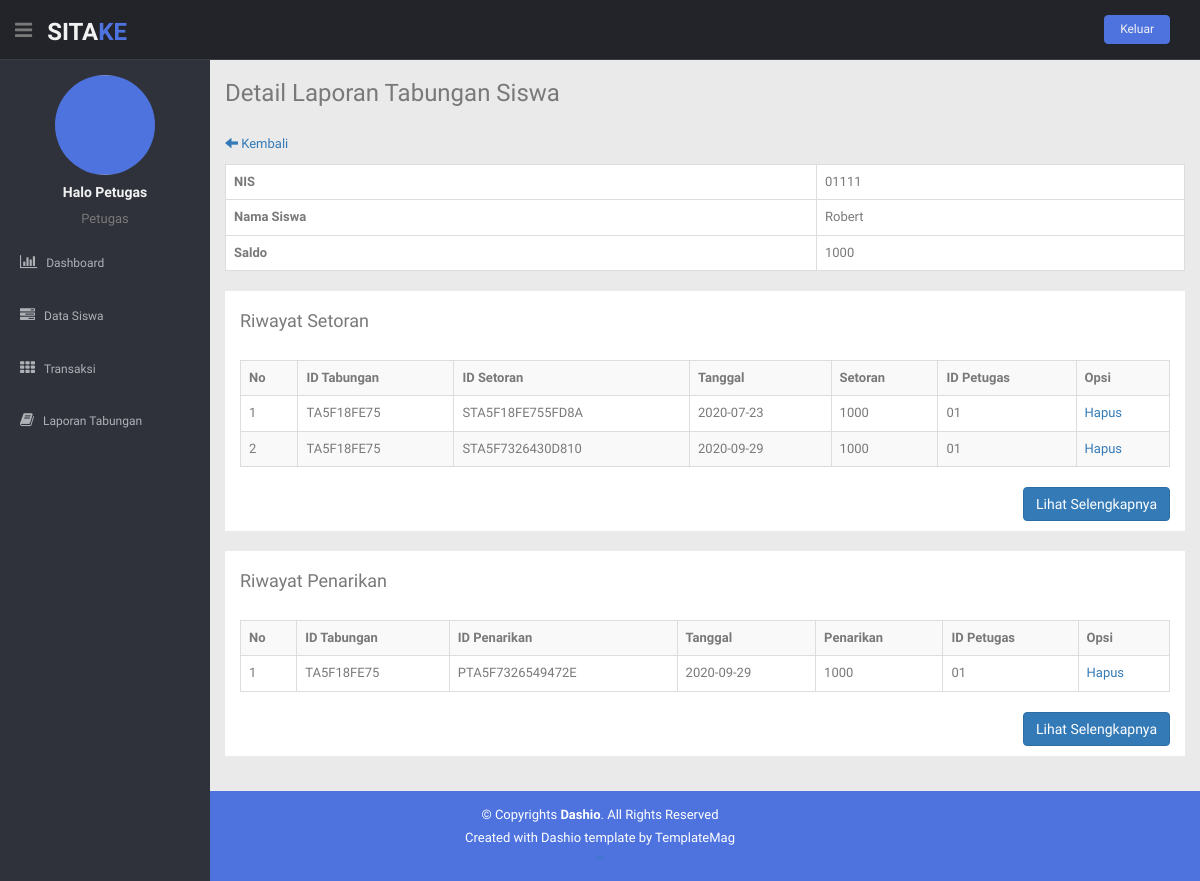
The app's page /panelpetugas/detail-laporan.php?id_tabungan=TA5F18FE75 (signed in) with its own data.
### tables this page shows
CREATE TABLE `petugas` (
  `id_petugas` char(5) NOT NULL,
  `foto_petugas` varchar(200) NOT NULL,
  `nama_petugas` varchar(50) NOT NULL,
  `alamat_petugas` text NOT NULL,
  `telepon_petugas` varchar(15) NOT NULL,
  `jk_petugas` varchar(20) NOT NULL,
  `user_petugas` varchar(20) NOT NULL,
  `pass` varchar(50) NOT NULL,
  `level` varchar(10) NOT NULL,
  `id_status` char(5) NOT NULL
);

CREATE TABLE `tabungan` (
  `id_tabungan` char(10) NOT NULL,
  `nis` char(15) NOT NULL,
  `saldo` varchar(100) NOT NULL
);

CREATE TABLE `siswa` (
  `nis` char(15) NOT NULL,
  `foto_siswa` varchar(200) NOT NULL,
  `nama_siswa` varchar(50) NOT NULL,
  `alamat_siswa` text NOT NULL,
  `jk_siswa` varchar(20) NOT NULL,
  `telepon_siswa` varchar(15) NOT NULL,
  `user_siswa` varchar(20) NOT NULL,
  `pass` varchar(50) NOT NULL,
  `level` varchar(10) NOT NULL
);

CREATE TABLE `setoran` (
  `id_setoran` char(30) NOT NULL,
  `id_tabungan` char(10) NOT NULL,
  `tanggal` date NOT NULL,
  `setoran` varchar(100) NOT NULL,
  `id_petugas` char(5) NOT NULL
);

CREATE TABLE `penarikan` (
  `id_penarikan` char(30) NOT NULL,
  `id_tabungan` char(10) NOT NULL,
  `tanggal` date NOT NULL,
  `penarikan` varchar(100) NOT NULL,
  `id_petugas` char(5) NOT NULL
);

### panelpetugas/detail-laporan.php (the view, shortened to what this page needs)
<?php
include("includers/header.php");
include("includers/navbar.php");
include ("../koneksi/koneksi.php");
?>
<section id="main-content">
	<section class="wrapper site-min-height">
		<h3>Detail Laporan Tabungan Siswa</h3>
		<div class="row mt">
			<div class="col-lg-12">
				<br>
				<p style='margin-bottom:10px;'><a href='laporan.php'><i class='glyphicon glyphicon-arrow-left'></i> Kembali</a></p>
				<table class="table table-bordered" style="background-color: #fff">
					<?php
					$idtab = $_GET['id_tabungan'];
					$sql = "SELECT A.nis, A.saldo, B.nama_siswa FROM tabungan AS A INNER JOIN siswa AS B ON (A.nis = B.nis) WHERE A.id_tabungan = '$idtab'";
					$query = mysqli_query($koneksi, $sql);
					if(mysqli_num_rows($query) == 0){
						echo '<tr><td colspan="2"><center>Tidak ada data!</center></td></tr>';
					}else{
						while ($data = mysqli_fetch_assoc($query)) {
							echo "<tr>";
							echo "<td><b>NIS</b></td>";
							echo "<td>".$data['nis']."</td>";
							echo "</tr>";
							echo "<tr>";
							echo "<td><b>Nama Siswa</b></td>";
							echo "<td>".$data['nama_siswa']."</td>";
							echo "</tr>";
							echo "<tr>";
							echo "<td><b>Saldo</b></td>";
							echo "<td>".$data['saldo']."</td>";
							echo "</tr>";
						}
					}
					?>
				</table>
				<div class="container-fluid" style="background-color: #fff; padding-top: 10px; margin-bottom: 20px; padding-bottom: 10px;">
					<h4>Riwayat Setoran</h4><br>
					<div class="table-responsive">
						<table class="table table-bordered table-hover table-striped">
							<tr>
								<th>No</th>
								<th>ID Tabungan</th>
								<th>ID Setoran</th>
								<th>Tanggal</th>
								<th>Setoran</th>
								<th>ID Petugas</th>
								<th>Opsi</th>
							</tr>
							<?php
							$mulai = 0;
							$tujuan = 5;
							if(isset($_GET['halaman'])) {
								$hal = $_GET['halaman'];
								$mulai = ($hal*$tujuan)-$tujuan;
							} else {
								$mulai = 0;
							}
							$idtab = $_GET['id_tabungan'];
							$sql = "SELECT * FROM setoran WHERE id_tabungan = '$idtab' limit $mulai,$tujuan";
							$query = mysqli_query($koneksi, $sql);
							if(mysqli_num_rows($query) == 0){
								echo '<tr><td colspan="7"><center>Tidak ada data!</center></td></tr>';
							}else{
								$no = 1+$mulai;
								while ($data = mysqli_fetch_assoc($query)) {
									echo "<tr>";
									echo "<td>$no</td>";
									echo "<td>".$data['id_tabungan']."</td>";
									echo "<td>".$data['id_setoran']."</td>";
									echo "<td>".$data['tanggal']."</td>";
									echo "<td>".$data['setoran']."</td>";
									echo "<td>".$data['id_petugas']."</td>";
									echo "<td><a href='#' onclick=\"javascript: if(confirm('Apakah data setoran tabungan dengan ID Tabungan $data[id_tabungan] mau dihapus?')==true){ window.location.href='hapus_setoran.php?aksi=hapus&id_setoran=$data[id_setoran]'; } \">Hapus</a></td>";
									echo "</tr>";
									$no++;
								}
							}
							?>
						</table>
					</div>
					<div style="text-align: right;">
						<?php
						$idtab = $_GET['id_tabungan'];
						echo '<a class="btn btn-primary btn-tambah"  href="detail_setoran_siswa.php?id_tabungan='.$idtab.'">Lihat Selengkapnya</a>';
						?>
					</div>
				</div>
				<div class="container-fluid" style="background-color: #fff; padding-top: 10px; margin-bottom: 20px; padding-bottom: 10px;">
					<h4>Riwayat Penarikan</h4><br>
					<div class="table-responsive">
						<table class="table table-bordered table-hover table-striped">
							<tr>
								<th>No</th>
								<th>ID Tabungan</th>
								<th>ID Penarikan</th>
								<th>Tanggal</th>
								<th>Penarikan</th>
								<th>ID Petugas</th>
								<th>Opsi</th>
							</tr>
							<?php
							$mulai = 0;
							$tujuan = 5;
							if(isset($_GET['halaman'])) {
								$hal = $_GET['halaman'];
								$mulai = ($hal*$tujuan)-$tujuan;
							} else {
								$mulai = 0;
							}
							$idtab = $_GET['id_tabungan'];
							$sql = "SELECT * FROM penarikan WHERE id_tabungan = '$idtab' limit $mulai,$tujuan";
							$query = mysqli_query($koneksi, $sql);
							if(mysqli_num_rows($query) == 0){
								echo '<tr><td colspan="7"><center>Tidak ada data!</center></td></tr>';
							}else{
								$no = 1+$mulai;
								while ($data = mysqli_fetch_assoc($query)) {
									echo "<tr>";
									echo "<td>$no</td>";
									echo "<td>".$data['id_tabungan']."</td>";
									echo "<td>".$data['id_penarikan']."</td>";
									echo "<td>".$data['tanggal']."</td>";
									echo "<td>".$data['penarikan']."</td>";
									echo "<td>".$data['id_petugas']."</td>";
									echo "<td><a href='#' onclick=\"javascript: if(confirm('Apakah data setoran tabungan dengan ID Tabungan $data[id_tabungan] mau dihapus?')==true){ window.location.href='hapus_penarikan.php?aksi=hapus&id_penarikan=$data[id_penarikan]'; } \">Hapus</a></td>";
									echo "</tr>";
									$no++;
								}
							}
							?>
						</table>
					</div>
					<div style="text-align: right;">
						<?php
						$idtab = $_GET['id_tabungan'];
						echo '<a class="btn btn-primary btn-tambah"  href="detail_penarikan_siswa.php?id_tabungan='.$idtab.'">Lihat Selengkapnya</a>';
						?>
					</div>
				</div>
			</div>
		</div>
	</section>
</section>
<?php
include("includers/footer.php");
?>

### panelpetugas/includers/header.php (shortened to what this page needs)
<!DOCTYPE html>
<html lang="en">
<head>
  <link href="lib/bootstrap/css/bootstrap.min.css" rel="stylesheet">
  <link href="lib/font-awesome/css/font-awesome.css" rel="stylesheet" />
  <link href="css/style.css" rel="stylesheet">
  <link href="css/style-responsive.css" rel="stylesheet">
  </head>
  <body>
    <section id="container">

### panelpetugas/includers/navbar.php (shortened to what this page needs)
<header class="header black-bg">
  <div class="sidebar-toggle-box">
    <div class="fa fa-bars tooltips" data-placement="right" data-original-title="Toggle Navigation"></div>
  </div>
  <a href="index.php" class="logo"><b>SITA<span>KE</span></b></a>
  <div class="top-menu">
    <ul class="nav pull-right top-menu">
      <li><button class="logout" type="submit" onClick='return confirmSubmit()'>Keluar</button></li>
    </ul>
  </div>
</header>
<aside>
  <div id="sidebar" class="nav-collapse ">
    <ul class="sidebar-menu" id="nav-accordion">
      <?php
      include '../koneksi/koneksi.php';
      $idpetugas = $_SESSION['idpetugas'];
      $data = mysqli_query($koneksi,"SELECT * FROM petugas where id_petugas='$idpetugas'");
      $query = mysqli_fetch_array($data);
      echo "<p class='centered'><img src='../paneladmin/$query[foto_petugas]' class='img-circle' width='100' height='100'</p>";
      echo "<h5 class='centered'>".$query['nama_petugas']."</h5>";
      echo "<p class='centered'>".$query['level']."</p>";
      ?>
      <li class="mt">
        <a href="index.php">
          <i class="fa fa-bar-chart-o"></i>
          <span>Dashboard</span>
        </a>
      </li>
      <li>
        <a href="data-siswa.php">
          <i class="fa fa-tasks"></i>
          <span>Data Siswa</span>
        </a>
      </li>
      <li class="sub-menu">
        <a href="javascript:;">
          <i class="fa fa-th"></i>
          <span>Transaksi</span>
        </a>
      </li>
      <li>
        <a href="laporan.php">
          <i class="fa fa-book"></i>
          <span>Laporan Tabungan</span>
        </a>
      </li>
    </ul>
  </div>
</aside>

### panelpetugas/includers/footer.php
<footer class="site-footer">
  <div class="text-center">
    <p>
      &copy; Copyrights <strong>Dashio</strong>. All Rights Reserved
    </p>
    <div class="credits">      Created with Dashio template by <a href="https://templatemag.com/">TemplateMag</a>
    </div>
    <a href="blank.html#" class="go-top">
      <i class="fa fa-angle-up"></i>
    </a>
  </div>
</footer>
</section>
</body>
</html>

### panelpetugas/css/style.css (style rules this page uses)
body { color: #797979; background: #eaeaea; font-family: 'Ruda', sans-serif; padding: 0px !important; margin: 0px !important; font-size:13px; }
ul li { list-style: none; }
a, a:hover, a:focus { text-decoration: none; outline: none; }
#container { width: 100%; height: 100%; }
.centered { text-align: center; }
.mt { margin-top: 5px; }
ul.top-menu > li > .logout { color: #f2f2f2; font-size: 12px; border-radius: 4px; -webkit-border-radius: 4px; border: 1px solid #4e73df !important; padding: 5px 15px; margin-right: 15px; background: #4e73df; margin-top: 15px; }
#sidebar { width: 210px; height: 100%; position: fixed; background: #2f323a; }
#sidebar h5 { color: #f2f2f2; font-weight: 700; }
#sidebar ul li { position: relative; }
ul.sidebar-menu , ul.sidebar-menu li ul.sub { margin: -2px 0 0; padding: 0; }
ul.sidebar-menu { margin-top: 75px; }
ul.sidebar-menu li { margin-bottom: 5px; margin-left:10px; margin-right:10px; }
ul.sidebar-menu li.sub-menu { line-height: 15px; }
ul.sidebar-menu li a span { display: inline-block; }
ul.sidebar-menu li a { color: #aeb2b7; text-decoration: none; display: block; padding: 15px 0 15px 10px; font-size: 12px; outline: none; -webkit-transition: all 0.3s ease; -moz-transition: all 0.3s ease; -o-transition: all 0.3s ease; -ms-transition: all 0.3s ease; transition: all 0.3s ease; }
ul.sidebar-menu li a i { font-size: 15px; padding-right: 6px; }
#main-content { margin-left: 210px; }
.header, .footer { min-height: 60px; padding: 0 15px; }
.header { position: fixed; left: 0; right: 0; z-index: 1002; }
.black-bg { background: #22242a; border-bottom: 1px solid #393d46; }
.wrapper { display: inline-block; margin-top: 60px; padding-left: 15px; padding-right: 15px; padding-bottom: 15px; padding-top: 0px; width: 100%; }
a.logo { font-size: 24px; color: #f2f2f2; float: left; margin-top: 15px; text-transform: uppercase; }
a.logo b { font-weight: 900; }
a.logo span { color: #4e73df; }
#top_menu .nav > li, ul.top-menu > li { float: left; }
.sidebar-toggle-box { float: left; padding-right: 15px; margin-top: 20px; }
.sidebar-toggle-box .fa-bars { cursor: pointer; display: inline-block; font-size: 20px; }
.site-footer { background: #4e73df; color: #fff; padding: 15px 0; }
.site-footer p { margin-bottom: 5px; }
.credits, .credits a { color: #fff; }
.site-min-height { min-height: 550px; }

### records on screen
petugas: foto_petugas (picture), nama_petugas "Halo Petugas", level "Petugas"
tabungan: nis "01111", nis.nama_siswa "Robert", saldo "1000"
setoran: id_tabungan "TA5F18FE75", id_setoran "STA5F18FE755FD8A", tanggal "2020-07-23", setoran "1000", id_petugas "01"
setoran: id_tabungan "TA5F18FE75", id_setoran "STA5F7326430D810", tanggal "2020-09-29", setoran "1000", id_petugas "01"
penarikan: id_tabungan "TA5F18FE75", id_penarikan "PTA5F7326549472E", tanggal "2020-09-29", penarikan "1000", id_petugas "01"
